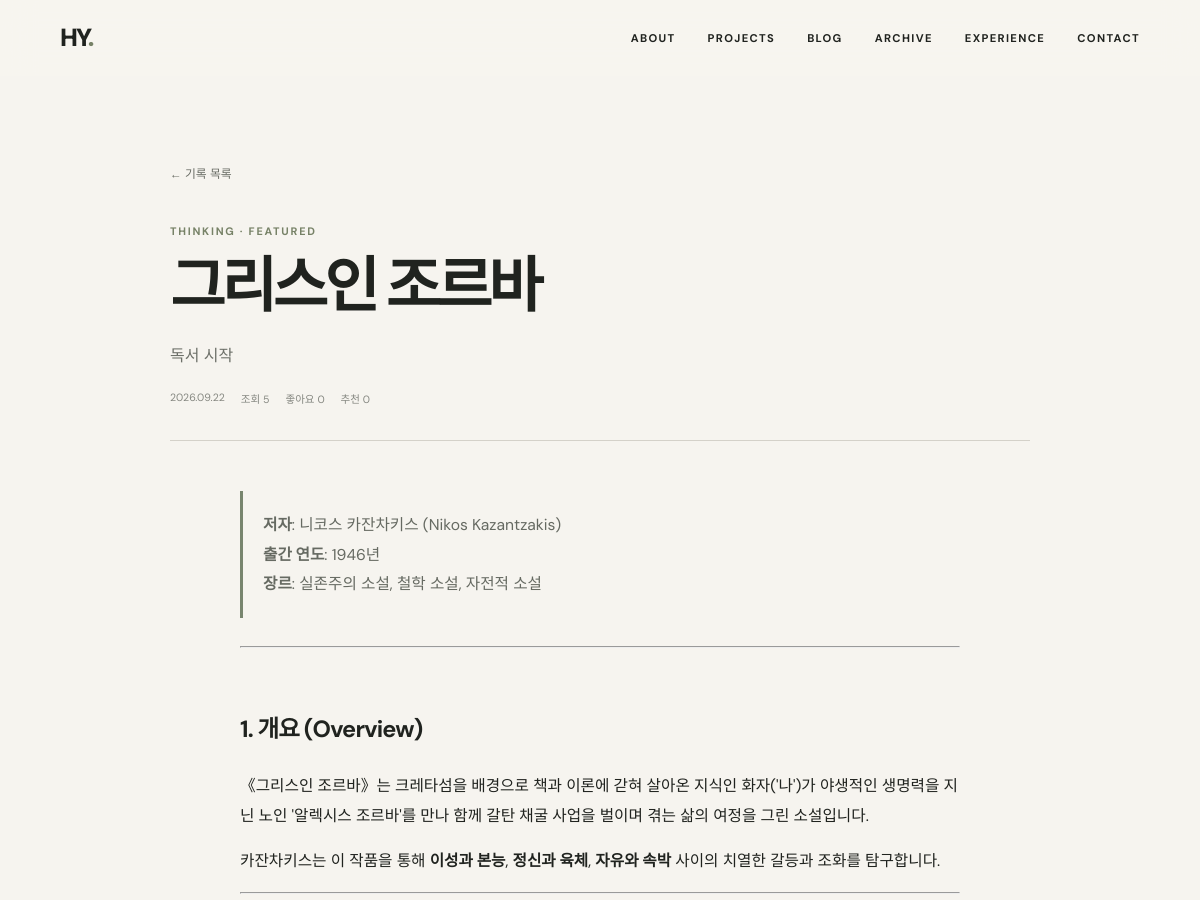
/records/3 (upper part), run on an earlier commit of the app's database.
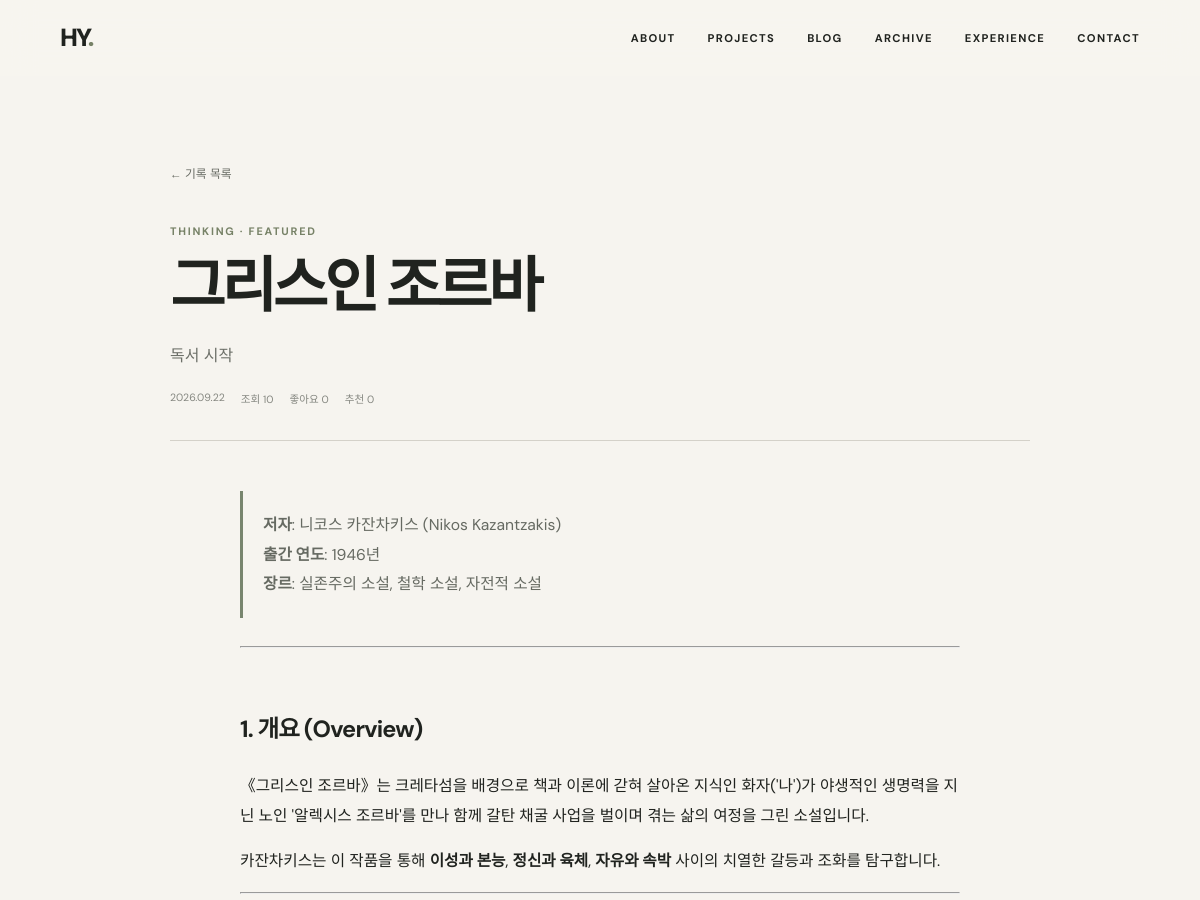
And on a later commit of the database.
### models.py (models this page shows)
class TimestampMixin:
    created_at = db.Column(db.DateTime, default=datetime.utcnow)
    updated_at = db.Column(db.DateTime, default=datetime.utcnow, onupdate=datetime.utcnow)

class Archive(TimestampMixin, db.Model):
    id = db.Column(db.Integer, primary_key=True)
    title = db.Column(db.String(200), nullable=False)
    category = db.Column(db.String(80), nullable=False)
    summary = db.Column(db.Text)
    content = db.Column(db.Text)
    content_type = db.Column(db.String(40), default="archive", nullable=False)
    tags = db.Column(db.String(400))
    thumbnail = db.Column(db.String(400))
    source_type = db.Column(db.String(80))
    source_url = db.Column(db.String(400))
    is_featured = db.Column(db.Boolean, default=False, nullable=False)
    is_pinned = db.Column(db.Boolean, default=False, nullable=False)
    view_count = db.Column(db.Integer, default=0, nullable=False)
    like_count = db.Column(db.Integer, default=0, nullable=False)
    recommendation_count = db.Column(db.Integer, default=0, nullable=False)
    comments = db.relationship("RecordComment", backref="record", cascade="all, delete-orphan", lazy=True)

### app.py (the view)
@app.route("/records/<int:record_id>")
def record_detail(record_id):
    record = Archive.query.get_or_404(record_id)
    record.view_count += 1; db.session.commit()
    rendered_content = markdown.markdown(record.content or "", extensions=["extra", "fenced_code", "tables"])
    return render_template("records/detail.html", record=record, rendered_content=rendered_content, back_url=url_for("records"), back_label="기록 목록")

### app.py (called while the page is built)
@app.context_processor
def globals_for_templates():
    return {"profile": Profile.query.first(), "project_count": Project.query.count(), "archive_count": Archive.query.filter_by(content_type="archive").count(), "skill_count": Skill.query.count(), "blog_categories": BLOG_CATEGORIES, "archive_categories": ARCHIVE_CATEGORIES}

@app.before_request
def protect_admin():
    if request.path.startswith("/admin") and request.endpoint != "admin_login" and not session.get("admin"): return redirect(url_for("admin_login"))

### templates/records/detail.html (shortened to what this page needs)
{% extends 'base.html' %}
{% block body_class %}records-page record-detail-page{% endblock %}
{% block head %}<link rel="stylesheet" href="{{ url_for('static', filename='css/records.css') }}">{% endblock %}
{% block content %}
<main class="record-detail">
  <a class="record-back" href="{{ back_url|default(url_for('records')) }}">← {{ back_label|default('기록 목록') }}</a>
  <header class="record-hero">
    <p class="eyebrow">{{ record.category }}{% if record.is_featured %} · FEATURED{% endif %}</p>
    <h1>{{ record.title }}</h1>
    {% if record.summary %}<p class="record-lead">{{ record.summary }}</p>{% endif %}
    <div class="record-meta"><time>{{ record.created_at.strftime('%Y.%m.%d') }}</time><span>조회 {{ record.view_count }}</span><span>좋아요 {{ record.like_count }}</span><span>추천 {{ record.recommendation_count }}</span></div>
  </header>
  <article class="record-content markdown-body">{{ rendered_content|safe }}</article>
</main>
{% endblock %}

What changed in the data, as far as the page shows it:
changed Archive "그리스인 조르바": view_count "5" → "10"
